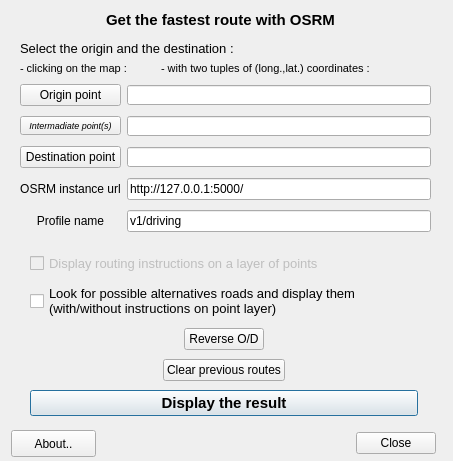
<?xml version="1.0" encoding="UTF-8"?>
<ui version="4.0">
 <class>OSRMDialogBase</class>
 <widget class="QDialog" name="OSRMDialogBase">
  <property name="geometry">
   <rect>
    <x>0</x>
    <y>0</y>
    <width>453</width>
    <height>461</height>
   </rect>
  </property>
  <property name="windowTitle">
   <string>OSRM</string>
  </property>
  <widget class="QLabel" name="label_subtitle">
   <property name="geometry">
    <rect>
     <x>80</x>
     <y>10</y>
     <width>281</width>
     <height>20</height>
    </rect>
   </property>
   <property name="maximumSize">
    <size>
     <width>16777215</width>
     <height>20</height>
    </size>
   </property>
   <property name="font">
    <font>
     <family>Arial</family>
     <pointsize>11</pointsize>
     <weight>75</weight>
     <bold>true</bold>
    </font>
   </property>
   <property name="toolTip">
    <string>&lt;html&gt;&lt;head/&gt;&lt;body&gt;&lt;p align=&quot;center&quot;&gt;&lt;br/&gt;&lt;/p&gt;&lt;/body&gt;&lt;/html&gt;</string>
   </property>
   <property name="text">
    <string>&lt;html&gt;&lt;head/&gt;&lt;body&gt;&lt;p align=&quot;center&quot;&gt;Get the fastest route with OSRM&lt;/p&gt;&lt;/body&gt;&lt;/html&gt;</string>
   </property>
  </widget>
  <widget class="QLabel" name="label_3">
   <property name="geometry">
    <rect>
     <x>20</x>
     <y>40</y>
     <width>251</width>
     <height>17</height>
    </rect>
   </property>
   <property name="font">
    <font>
     <family>Arial</family>
     <pointsize>10</pointsize>
    </font>
   </property>
   <property name="text">
    <string>Select the origin and the destination : </string>
   </property>
  </widget>
  <widget class="QWidget" name="layoutWidget">
   <property name="geometry">
    <rect>
     <x>30</x>
     <y>250</y>
     <width>388</width>
     <height>169</height>
    </rect>
   </property>
   <layout class="QGridLayout" name="gridLayout">
    <item row="1" column="0">
     <widget class="QCheckBox" name="checkBox_instruction">
      <property name="enabled">
       <bool>false</bool>
      </property>
      <property name="font">
       <font>
        <family>Arial</family>
        <pointsize>10</pointsize>
       </font>
      </property>
      <property name="text">
       <string>Display routing instructions on a layer of points</string>
      </property>
     </widget>
    </item>
    <item row="7" column="0">
     <widget class="QPushButton" name="pushButtonTryIt">
      <property name="font">
       <font>
        <family>Arial</family>
        <pointsize>11</pointsize>
        <weight>75</weight>
        <bold>true</bold>
       </font>
      </property>
      <property name="text">
       <string>Display the result</string>
      </property>
     </widget>
    </item>
    <item row="2" column="0">
     <widget class="QCheckBox" name="checkBox_alternative">
      <property name="enabled">
       <bool>true</bool>
      </property>
      <property name="font">
       <font>
        <family>Arial</family>
        <pointsize>10</pointsize>
        <italic>false</italic>
       </font>
      </property>
      <property name="text">
       <string>Look for possible alternatives roads and display them
(with/without instructions on point layer)</string>
      </property>
     </widget>
    </item>
    <item row="5" column="0" alignment="Qt::AlignHCenter">
     <widget class="QPushButton" name="pushButtonClear">
      <property name="font">
       <font>
        <family>Arial</family>
       </font>
      </property>
      <property name="text">
       <string>Clear previous routes</string>
      </property>
     </widget>
    </item>
    <item row="4" column="0" alignment="Qt::AlignHCenter">
     <widget class="QPushButton" name="pushButtonReverse">
      <property name="maximumSize">
       <size>
        <width>120</width>
        <height>16777215</height>
       </size>
      </property>
      <property name="font">
       <font>
        <family>Arial</family>
       </font>
      </property>
      <property name="text">
       <string>Reverse O/D</string>
      </property>
     </widget>
    </item>
   </layout>
  </widget>
  <widget class="QPushButton" name="pushButton_about">
   <property name="geometry">
    <rect>
     <x>11</x>
     <y>430</y>
     <width>85</width>
     <height>27</height>
    </rect>
   </property>
   <property name="text">
    <string>About..</string>
   </property>
  </widget>
  <widget class="QDialogButtonBox" name="close_button_box">
   <property name="geometry">
    <rect>
     <x>260</x>
     <y>430</y>
     <width>176</width>
     <height>27</height>
    </rect>
   </property>
   <property name="orientation">
    <enum>Qt::Horizontal</enum>
   </property>
   <property name="standardButtons">
    <set>QDialogButtonBox::Close</set>
   </property>
  </widget>
  <widget class="QLabel" name="label">
   <property name="geometry">
    <rect>
     <x>20</x>
     <y>60</y>
     <width>120</width>
     <height>16</height>
    </rect>
   </property>
   <property name="font">
    <font>
     <family>Arial</family>
     <pointsize>8</pointsize>
    </font>
   </property>
   <property name="text">
    <string>- clicking on the map :</string>
   </property>
  </widget>
  <widget class="QLabel" name="label_2">
   <property name="geometry">
    <rect>
     <x>161</x>
     <y>60</y>
     <width>234</width>
     <height>16</height>
    </rect>
   </property>
   <property name="font">
    <font>
     <family>Arial</family>
     <pointsize>8</pointsize>
    </font>
   </property>
   <property name="text">
    <string>- with two tuples of (long.,lat.) coordinates :</string>
   </property>
  </widget>
  <widget class="QWidget" name="layoutWidget">
   <property name="geometry">
    <rect>
     <x>20</x>
     <y>80</y>
     <width>411</width>
     <height>161</height>
    </rect>
   </property>
   <layout class="QGridLayout" name="gridLayout_2">
    <item row="0" column="0">
     <widget class="QPushButton" name="pushButtonOrigin">
      <property name="font">
       <font>
        <family>Arial</family>
        <pointsize>9</pointsize>
       </font>
      </property>
      <property name="text">
       <string>Origin point</string>
      </property>
     </widget>
    </item>
    <item row="0" column="2">
     <widget class="QLineEdit" name="lineEdit_xyO">
      <property name="maximumSize">
       <size>
        <width>16777215</width>
        <height>20</height>
       </size>
      </property>
      <property name="font">
       <font>
        <pointsize>8</pointsize>
       </font>
      </property>
     </widget>
    </item>
    <item row="2" column="0">
     <widget class="QPushButton" name="pushButtonDest">
      <property name="font">
       <font>
        <family>Arial</family>
        <pointsize>9</pointsize>
       </font>
      </property>
      <property name="text">
       <string>Destination point</string>
      </property>
     </widget>
    </item>
    <item row="2" column="2">
     <widget class="QLineEdit" name="lineEdit_xyD">
      <property name="maximumSize">
       <size>
        <width>16777215</width>
        <height>20</height>
       </size>
      </property>
      <property name="font">
       <font>
        <pointsize>8</pointsize>
       </font>
      </property>
     </widget>
    </item>
    <item row="3" column="0">
     <widget class="QLabel" name="labem_host">
      <property name="font">
       <font>
        <family>Arial</family>
        <pointsize>9</pointsize>
       </font>
      </property>
      <property name="text">
       <string>&lt;html&gt;&lt;head/&gt;&lt;body&gt;&lt;p align=&quot;center&quot;&gt;OSRM instance url&lt;/p&gt;&lt;/body&gt;&lt;/html&gt;</string>
      </property>
     </widget>
    </item>
    <item row="3" column="2">
     <widget class="QLineEdit" name="lineEdit_host">
      <property name="text">
       <string>http://127.0.0.1:5000/</string>
      </property>
     </widget>
    </item>
    <item row="1" column="0">
     <widget class="QPushButton" name="pushButtonIntermediate">
      <property name="font">
       <font>
        <pointsize>7</pointsize>
        <italic>true</italic>
       </font>
      </property>
      <property name="text">
       <string>Intermadiate point(s)</string>
      </property>
     </widget>
    </item>
    <item row="1" column="2">
     <widget class="QLineEdit" name="lineEdit_xyI">
      <property name="maximumSize">
       <size>
        <width>16777215</width>
        <height>20</height>
       </size>
      </property>
      <property name="font">
       <font>
        <pointsize>8</pointsize>
       </font>
      </property>
     </widget>
    </item>
    <item row="4" column="2">
     <widget class="QLineEdit" name="lineEdit_profileName">
      <property name="text">
       <string>v1/driving</string>
      </property>
     </widget>
    </item>
    <item row="4" column="0">
     <widget class="QLabel" name="labem_profile">
      <property name="font">
       <font>
        <family>Arial</family>
        <pointsize>9</pointsize>
       </font>
      </property>
      <property name="text">
       <string>&lt;html&gt;&lt;head/&gt;&lt;body&gt;&lt;p align=&quot;center&quot;&gt;Profile name&lt;/p&gt;&lt;/body&gt;&lt;/html&gt;</string>
      </property>
     </widget>
    </item>
   </layout>
  </widget>
  <zorder>label_2</zorder>
  <zorder>label</zorder>
  <zorder>pushButton_about</zorder>
  <zorder>close_button_box</zorder>
  <zorder>label_subtitle</zorder>
  <zorder>layoutWidget</zorder>
  <zorder>layoutWidget</zorder>
  <zorder>label_3</zorder>
 </widget>
 <resources/>
 <connections>
  <connection>
   <sender>close_button_box</sender>
   <signal>accepted()</signal>
   <receiver>OSRMDialogBase</receiver>
   <slot>accept()</slot>
   <hints>
    <hint type="sourcelabel">
     <x>20</x>
     <y>20</y>
    </hint>
    <hint type="destinationlabel">
     <x>20</x>
     <y>20</y>
    </hint>
   </hints>
  </connection>
  <connection>
   <sender>close_button_box</sender>
   <signal>rejected()</signal>
   <receiver>OSRMDialogBase</receiver>
   <slot>reject()</slot>
   <hints>
    <hint type="sourcelabel">
     <x>20</x>
     <y>20</y>
    </hint>
    <hint type="destinationlabel">
     <x>20</x>
     <y>20</y>
    </hint>
   </hints>
  </connection>
 </connections>
</ui>
